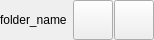
<?xml version="1.0" encoding="UTF-8"?>
<ui version="4.0">
 <class>FolderListItemWidget</class>
 <widget class="QWidget" name="FolderListItemWidget">
  <property name="geometry">
   <rect>
    <x>0</x>
    <y>0</y>
    <width>154</width>
    <height>40</height>
   </rect>
  </property>
  <property name="windowTitle">
   <string>Form</string>
  </property>
  <layout class="QHBoxLayout" name="horizontalLayout">
   <property name="spacing">
    <number>1</number>
   </property>
   <property name="leftMargin">
    <number>0</number>
   </property>
   <property name="topMargin">
    <number>0</number>
   </property>
   <property name="rightMargin">
    <number>0</number>
   </property>
   <property name="bottomMargin">
    <number>0</number>
   </property>
   <item>
    <widget class="QLabel" name="folderNameLabel">
     <property name="sizePolicy">
      <sizepolicy hsizetype="Expanding" vsizetype="Preferred">
       <horstretch>0</horstretch>
       <verstretch>0</verstretch>
      </sizepolicy>
     </property>
     <property name="text">
      <string>folder_name</string>
     </property>
    </widget>
   </item>
   <item>
    <widget class="QPushButton" name="exclusionButton">
     <property name="sizePolicy">
      <sizepolicy hsizetype="Fixed" vsizetype="Fixed">
       <horstretch>0</horstretch>
       <verstretch>0</verstretch>
      </sizepolicy>
     </property>
     <property name="minimumSize">
      <size>
       <width>40</width>
       <height>40</height>
      </size>
     </property>
     <property name="text">
      <string/>
     </property>
     <property name="icon">
      <iconset theme="list-add">
       <normaloff>.</normaloff>.</iconset>
     </property>
    </widget>
   </item>
   <item>
    <widget class="QPushButton" name="deleteButton">
     <property name="minimumSize">
      <size>
       <width>40</width>
       <height>40</height>
      </size>
     </property>
     <property name="text">
      <string/>
     </property>
     <property name="icon">
      <iconset theme="edit-clear">
       <normaloff>.</normaloff>.</iconset>
     </property>
    </widget>
   </item>
  </layout>
 </widget>
 <resources/>
 <connections/>
</ui>
